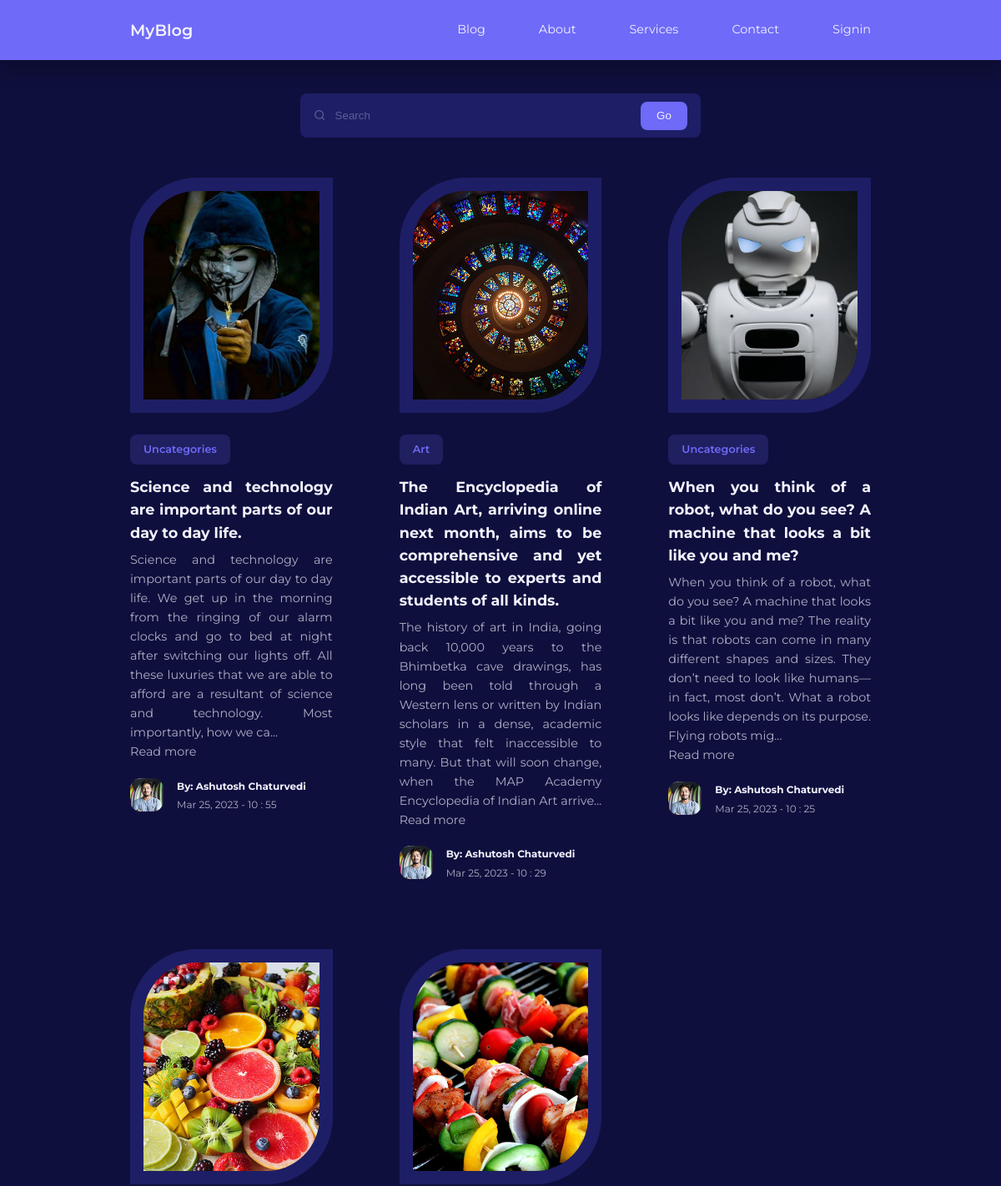
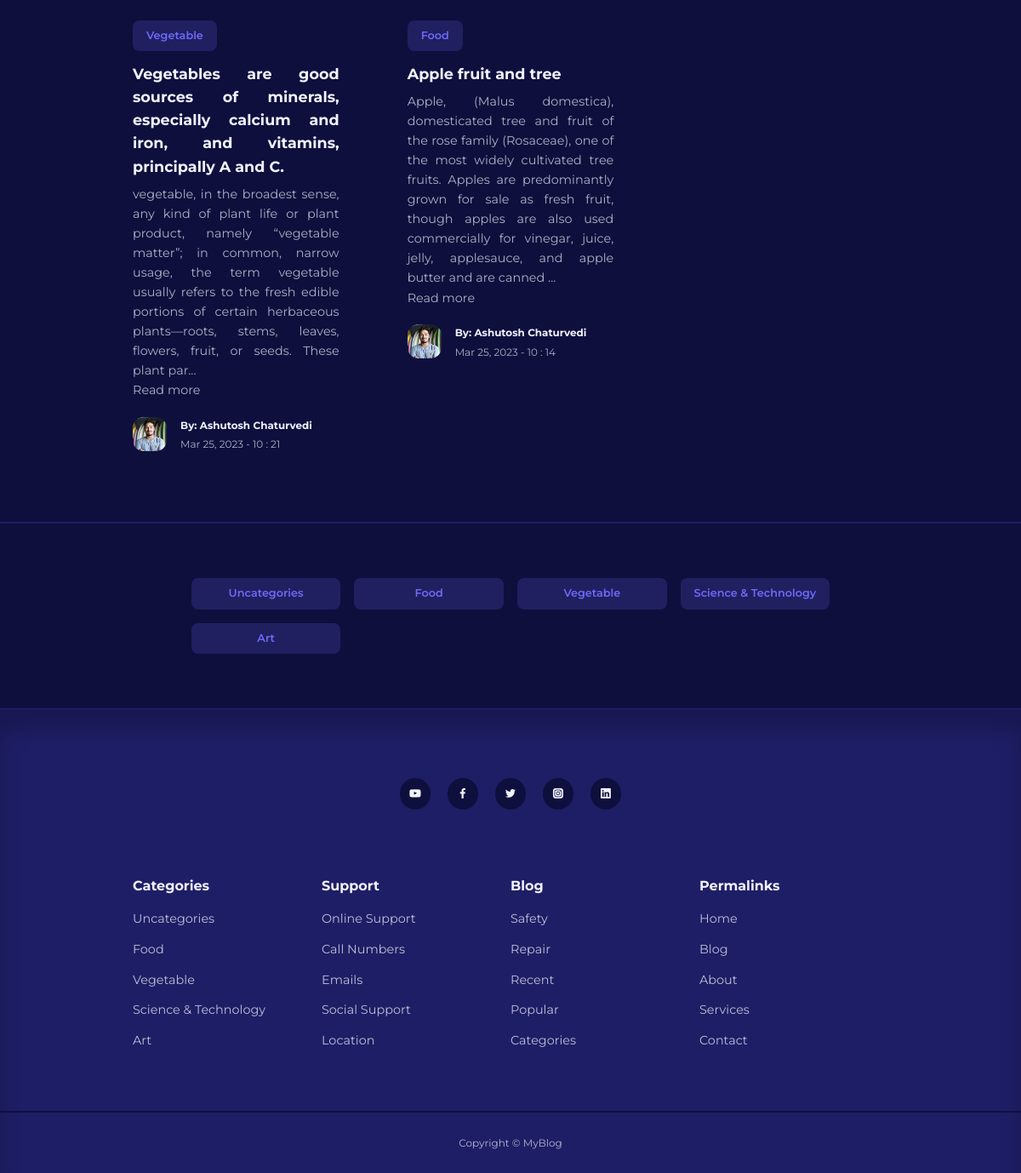
Screenshot of /blog.php with the database file from the repository (2 pictures, top to bottom).
### tables this page shows
CREATE TABLE IF NOT EXISTS `posts` (
  `id` int UNSIGNED NOT NULL AUTO_INCREMENT,
  `title` varchar(255) NOT NULL,
  `body` text NOT NULL,
  `thumbnail` varchar(255) NOT NULL,
  `date_time` timestamp NOT NULL DEFAULT CURRENT_TIMESTAMP,
  `category_id` int UNSIGNED DEFAULT NULL,
  `author_id` int UNSIGNED NOT NULL,
  `is_featured` tinyint(1) NOT NULL,
  PRIMARY KEY (`id`),
  KEY `fk_blog_category` (`category_id`),
  KEY `fk_blog_author` (`author_id`)
);

CREATE TABLE IF NOT EXISTS `categories` (
  `id` int UNSIGNED NOT NULL AUTO_INCREMENT,
  `title` varchar(50) NOT NULL,
  `description` text NOT NULL,
  PRIMARY KEY (`id`)
);

CREATE TABLE IF NOT EXISTS `users` (
  `id` int UNSIGNED NOT NULL AUTO_INCREMENT,
  `firstname` varchar(50) NOT NULL,
  `lastname` varchar(50) NOT NULL,
  `username` varchar(50) NOT NULL,
  `email` varchar(100) NOT NULL,
  `password` varchar(255) NOT NULL,
  `avatar` varchar(255) NOT NULL,
  `is_admin` tinyint(1) NOT NULL,
  PRIMARY KEY (`id`)
);

### blog.php (the view)
<?php
include 'partials/header.php';
$query = "SELECT * FROM posts ORDER BY date_time DESC;";
$result = mysqli_query($conn, $query);
?>
<section class="search_bar">
    <form class="container search_bar-container" action="<?= ROOT_URL ?>search.php" method="GET">
        <div>
            <i class="uil uil-search"></i>
            <input type="search" name="search" placeholder="Search">
        </div>
        <button type="submit" class="btn" name="submit">Go</button>
    </form>
</section>
<section class="posts">
    <div class="container posts_container">
        <?php while ($posts = mysqli_fetch_assoc($result)) : ?>
            <article class="post">
                <div class="post_thumbnail">
                    <img src="./images/thumbnail/<?= $posts['thumbnail'] ?>" alt="" style="height:250px; width:100%;">
                </div>
                <div class="post_info">
                    <?php
                    $category_id = $posts['category_id'];
                    $category_query = "SELECT * FROM categories WHERE id= $category_id;";
                    $category_result = mysqli_query($conn, $category_query);
                    $category = mysqli_fetch_assoc($category_result);
                    ?>
                    <a href="<?= ROOT_URL ?>category-posts.php?id=<?= $posts['category_id'] ?>" class="category_button">
                        <?= $category['title'] ?>
                    </a>
                    <h3 class="post_title">
                        <a href="<?= ROOT_URL ?>post.php?id=<?= $posts['id'] ?>"><?= $posts['title'] ?></a>
                    </h3>
                    <p class="post_body">
                        <?= substr($posts['body'], 0, 300); ?>...</br>Read more
                    </p>
                    <div class="post_author">
                        <?php
                        $author_id = $posts['author_id'];
                        $author_query = "SELECT * FROM users WHERE id= $author_id;";
                        $author_result = mysqli_query($conn, $author_query);
                        $author = mysqli_fetch_assoc($author_result);
                        ?>
                        <div class="post_author-avatar">
                            <img src="./images/<?= $author['avatar'] ?>" />
                        </div>
                        <div class="post_author-info">
                            <h5>By: <?= "{$author['firstname']} {$author['lastname']}" ?></h5>
                            <small>
                                <?= date("M d, Y - H : i", strtotime($posts['date_time'])) ?>
                            </small>
                        </div>
                    </div>
                </div>
            </article>
        <?php endwhile; ?>
    </div>
</section>
<section class="category_buttons">
    <div class="container category_buttons-container">
        <?php
        $all_categories = "SELECT * FROM categories;";
        $all_categories_result = mysqli_query($conn, $all_categories);
        ?>
        <?php while ($category = mysqli_fetch_assoc($all_categories_result)) : ?>
            <a href="<?= ROOT_URL ?>category-posts.php?id=<?= $category['id'] ?>" class="category_button"><?= $category['title'] ?></a>
        <?php endwhile; ?>
    </div>
</section>
<?php
include 'partials/footer.php';
?>

### partials/footer.php (shortened to what this page needs)
<footer>
    <div class="footer_socials">
        <a href="https://www.youtube.com/" target="_blank"><i class="uil uil-youtube"></i></a>
        <a href="https://www.facebook.com/" target="_blank"><i class="uil uil-facebook-f"></i></a>
        <a href="https://twitter.com/?lang=en-in" target="_blank"><i class="uil uil-twitter"></i></a>
        <a href="https://www.instagram.com/" target="_blank"><i class="uil uil-instagram-alt"></i></a>
        <a href="https://in.linkedin.com/" target="_blank"><i class="uil uil-linkedin"></i></a>
    </div>
    <div class="container footer_container">
        <article>
            <h4>Categories</h4>
            <ul>
                <?php
                $all_categories = "SELECT * FROM categories;";
                $all_categories_result = mysqli_query($conn, $all_categories);
                ?>
                <?php while ($all_category = mysqli_fetch_assoc($all_categories_result)) : ?>
                    <li><a href="<?= ROOT_URL ?>category-posts.php?id=<?= $all_category['id'] ?>"><?= $all_category['title'] ?></a></li>
                <?php endwhile; ?>
            </ul>
        </article>
        <article>
            <h4>Support</h4>
            <ul>
                <li><a href="#">Online Support</a></li>
                <li><a href="#">Call Numbers</a></li>
                <li><a href="#">Emails</a></li>
                <li><a href="#">Social Support</a></li>
                <li><a href="#">Location</a></li>
            </ul>
        </article>
        <article>
            <h4>Blog</h4>
            <ul>
                <li><a href="#">Safety</a></li>
                <li><a href="#">Repair</a></li>
                <li><a href="#">Recent</a></li>
                <li><a href="#">Popular</a></li>
                <li><a href="#">Categories</a></li>
            </ul>
        </article>
        <article>
            <h4>Permalinks</h4>
            <ul>
                <li><a href="<?= ROOT_URL ?>">Home</a></li>
                <li><a href="<?= ROOT_URL ?>blog.php">Blog</a></li>
                <li><a href="<?= ROOT_URL ?>about.php">About</a></li>
                <li><a href="<?= ROOT_URL ?>services.php">Services</a></li>
                <li><a href="<?= ROOT_URL ?>contact.php">Contact</a></li>
            </ul>
        </article>
    </div>
    <div class="footer_copyright">
        <small>Copyright &copy; MyBlog</small>
    </div>
</footer>
</body>
</html>

### css/style.css (style rules this page uses)
:root { --color-primary: #6f6af8; --color-primary-light: hsl(242, 91%, 69%, 18%); --color-primary-variant: #5854c7; --color-red: #da0f3f; --color-red-light: hsl(346, 87%, 46%, 15%); --color-green: #00c476; --color-green-light: hsl(156, 100%, 38%, 15%); --color-gray-900: #1e1e66; --color-gray-700: #2d2b7c; --color-gray-300: rgba(242, 242, 254, 0.3); --color-gray-200: rgba(242, 242, 254, 0.7); --color-white: #f2f2fe; --color-bg: #0f0f3e; --transition: all 300ms ease; --container-width-lg: 74%; --container-width-md: 88%; --form-width: 40%; --card-border-radius-1: 0.3rem; --card-border-radius-2: 0.5rem; --card-border-radius-3: 0.8rem; --card-border-radius-4: 2rem; --card-border-radius-5: 5rem; }
* { margin: 0; padding: 0; outline: 0; border: 0; appearance: 0; list-style: none; text-decoration: none; box-sizing: border-box; }
body { font-family: 'Montserrat', sans-serif; line-height: 1.6; color: var(--color-gray-200); overflow-x: hidden; background: var(--color-bg); font-size: 0.9rem; }
.container { width: var(--container-width-lg); max-width: 1800px; margin-inline: auto; }
section { margin-top: 3rem ; width: 100vw; }
h1, h2, h3, h4, h5 { color: var(--color-white); line-height: 1.3rem; }
h3 { font-size: 1.1rem; margin: 0.8rem 0 0.5rem; }
h4 { font-size: 1rem; }
a { color: var(--color-white); transition: var(--transition); }
img { display: block; width: 100%; object-fit: cover; }
p { text-align: justify; }
.category_button { background: var(--color-primary-light); color: var(--color-primary); display: inline-block; padding: .5rem 1rem; border-radius: var(--card-border-radius-2); font-weight: 600; font-size: .8rem; text-align: center; }
.post_thumbnail { border-radius: var(--card-border-radius-5) 0 ; border: 1rem solid var(--color-gray-900); overflow: hidden; margin-bottom: 1.6rem; }
.post_author { display: flex; gap: 1rem; margin-top: 1.2rem; }
.post_author-avatar { width: 2.5rem; height: 2.5rem; border-radius: var(--card-border-radius-3); overflow: hidden; }
.post_title { line-height:1.7rem; text-align:justify; }
.posts_container { display: grid; grid-template-columns: repeat(3, 1fr); gap: 5rem; margin-bottom: 5rem; }
.category_buttons { padding: 4rem 0; border-top: 2px solid var(--color-gray-900); border-bottom: 2px solid var(--color-gray-900); }
.category_buttons-container { width: fit-content; display: grid; grid-template-columns: repeat(4 , 1fr); gap: 1rem; }
footer { background: var(--color-gray-900); padding: 5rem 0 0; box-shadow: inset 0 1.5rem 1.5rem rgba(0, 0 , 0 , .2); }
.footer_socials { margin-inline: auto ; width: fit-content; margin-bottom: 5rem; display: flex; justify-content: space-between; align-items: center; gap: 1.2rem; }
.footer_socials a { background: var(--color-bg); border-radius: 50%; width: 2.3rem; height: 2.3rem; display: flex; align-items: center; justify-content: center; }
.footer_container { display: grid; grid-template-columns: repeat(4, 1fr); }
footer h4 { color: var(--color-white); margin-bottom: .6rem; }
footer ul li { padding: .4rem 0; }
footer ul a { opacity: .75; }
.footer_copyright { text-align: center; padding: 1.5rem 0; border-top: 2px solid var(--color-bg); margin-top: 4rem; }
.search_bar { margin-top: 7rem; }
.search_bar-container { position: relative; width: 30rem; background: var(--color-gray-900); display: flex; flex-direction: row; align-items: center; justify-content: space-between; overflow: hidden; padding: 0.6rem 1rem; border-radius: var(--card-border-radius-2); color: var(--color-gray-300); }
.search_bar-container > div { width: 100%; display: flex; align-items: center; }
.search_bar input { background: transparent; margin-left: .7rem; padding: .5rem 0; width: 100%; }
.search_bar input::placeholder { color: var(--color-gray-300); }
.btn { display: inline-block; width: fit-content; padding: 0.6rem 1.2rem; background-color: var(--color-primary); border-radius: var(--card-border-radius-2); cursor: pointer; transition: var(--transition); color: var(--color-white); }
form { display: flex; flex-direction: column; gap: 1rem; }
input, textarea, select { padding: 0.8rem 1.4rem; background-color: var(--color-gray-900); border-radius: var(--card-border-radius-2); resize: none; color: var(--color-white); }

### rows the page displays
posts: thumbnail (picture), category.title "Uncategories", title "Science and technology are important parts of our day to day life.", body "Science and technology are important parts of our day to day life. We get up in the morning from the ringing of our alarm clocks and go to bed at night after switching our lights off. All these luxuries that we are able to afford are a resultant of science and technology. Most importantly, how we ca", author.avatar (picture), author.firstname "Ashutosh", author.lastname "Chaturvedi", date_time "Mar 25, 2023 - 10 : 55"
posts: thumbnail (picture), category.title "Art", title "The Encyclopedia of Indian Art, arriving online next month, aims to be comprehensive and yet accessible to experts and students of all kinds.", body "The history of art in India, going back 10,000 years to the Bhimbetka cave drawings, has long been told through a Western lens or written by Indian scholars in a dense, academic style that felt inaccessible to many. But that will soon change, when the MAP Academy Encyclopedia of Indian Art arrive", author.avatar (picture), author.firstname "Ashutosh", author.lastname "Chaturvedi", date_time "Mar 25, 2023 - 10 : 29"
posts: thumbnail (picture), category.title "Uncategories", title "When you think of a robot, what do you see? A machine that looks a bit like you and me?", body "When you think of a robot, what do you see? A machine that looks a bit like you and me? The reality is that robots can come in many different shapes and sizes. They don’t need to look like humans—in fact, most don’t. What a robot looks like depends on its purpose. Flying robots mig", author.avatar (picture), author.firstname "Ashutosh", author.lastname "Chaturvedi", date_time "Mar 25, 2023 - 10 : 25"
posts: thumbnail (picture), category.title "Vegetable", title "Vegetables are good sources of minerals, especially calcium and iron, and vitamins, principally A and C.", body "vegetable, in the broadest sense, any kind of plant life or plant product, namely “vegetable matter”; in common, narrow usage, the term vegetable usually refers to the fresh edible portions of certain herbaceous plants—roots, stems, leaves, flowers, fruit, or seeds. These plant par", author.avatar (picture), author.firstname "Ashutosh", author.lastname "Chaturvedi", date_time "Mar 25, 2023 - 10 : 21"
posts: thumbnail (picture), category.title "Food", title "Apple fruit and tree", body "Apple, (Malus domestica), domesticated tree and fruit of the rose family (Rosaceae), one of the most widely cultivated tree fruits. Apples are predominantly grown for sale as fresh fruit, though apples are also used commercially for vinegar, juice, jelly, applesauce, and apple butter and are canned", author.avatar (picture), author.firstname "Ashutosh", author.lastname "Chaturvedi", date_time "Mar 25, 2023 - 10 : 14"
categories: title "Uncategories"
categories: title "Food"
categories: title "Vegetable"
categories: title "Science & Technology"
categories: title "Art"
